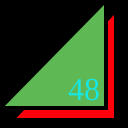
Frame 1 (no input)
Frame 60 (no input): identical to frame 1, image omitted
Frame 120 (the mouse pressed at the canvas centre since frame 60): identical to frame 1, image omitted

The p5.js sketch that drew this single still picture (run headless with seeded random() and noise() and a simulated clock; from frame 60 on, the mouse is pressed at the canvas centre):

// p5.js sketch
// ── sketch.js
function setup() {
  createCanvas(128,128);
}

function draw() {
  background(0);
  strokeWeight(4);
  fill(255, 1, 12);
  triangle(12,120,116,120,116,10);
  fill(94, 185, 84);
  triangle(0,108,106,108,106,0);
  fill(25,230,222);
  textSize(32);
  textFont("serif");
  text("48", 68, 100);
}
